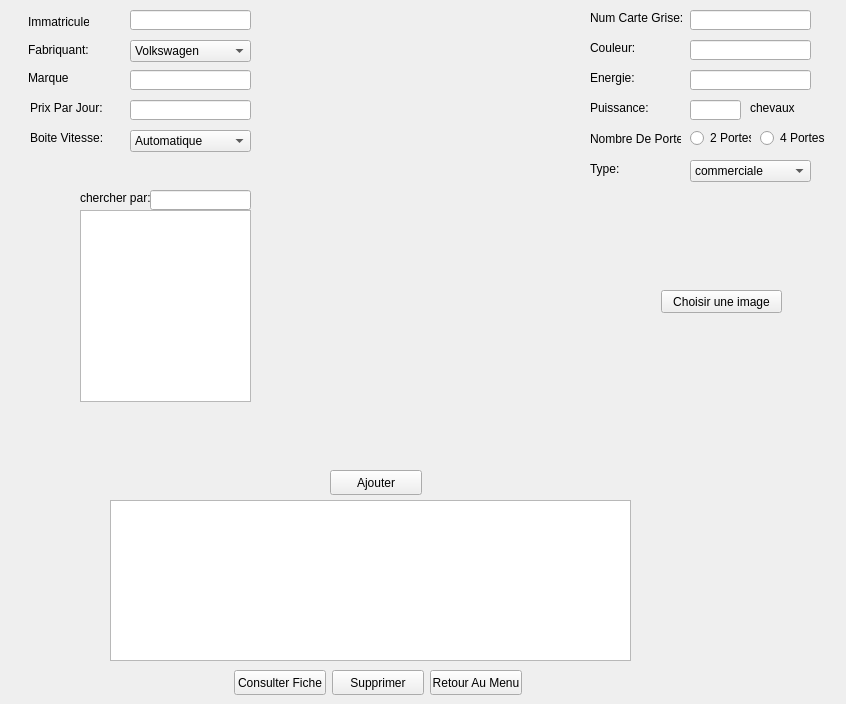
    <widget class="QWidget" name="gestionvoiture">
     <widget class="QLabel" name="label_23">
      <property name="geometry">
       <rect>
        <x>28</x>
        <y>14</y>
        <width>61</width>
        <height>16</height>
       </rect>
      </property>
      <property name="text">
       <string>Immatricule:</string>
      </property>
     </widget>
     <widget class="QLabel" name="label_24">
      <property name="geometry">
       <rect>
        <x>590</x>
        <y>40</y>
        <width>61</width>
        <height>16</height>
       </rect>
      </property>
      <property name="text">
       <string>Couleur:</string>
      </property>
     </widget>
     <widget class="QLabel" name="label_25">
      <property name="geometry">
       <rect>
        <x>28</x>
        <y>42</y>
        <width>61</width>
        <height>16</height>
       </rect>
      </property>
      <property name="text">
       <string>Fabriquant:</string>
      </property>
     </widget>
     <widget class="QLineEdit" name="grise">
      <property name="geometry">
       <rect>
        <x>690</x>
        <y>10</y>
        <width>121</width>
        <height>20</height>
       </rect>
      </property>
     </widget>
     <widget class="QLineEdit" name="imma">
      <property name="geometry">
       <rect>
        <x>130</x>
        <y>10</y>
        <width>121</width>
        <height>20</height>
       </rect>
      </property>
     </widget>
     <widget class="QLabel" name="label_26">
      <property name="geometry">
       <rect>
        <x>590</x>
        <y>10</y>
        <width>101</width>
        <height>16</height>
       </rect>
      </property>
      <property name="text">
       <string>Num Carte Grise:</string>
      </property>
     </widget>
     <widget class="QLineEdit" name="couleur">
      <property name="geometry">
       <rect>
        <x>690</x>
        <y>40</y>
        <width>121</width>
        <height>20</height>
       </rect>
      </property>
     </widget>
     <widget class="QLineEdit" name="energie">
      <property name="geometry">
       <rect>
        <x>690</x>
        <y>70</y>
        <width>121</width>
        <height>20</height>
       </rect>
      </property>
     </widget>
     <widget class="QLabel" name="label_27">
      <property name="geometry">
       <rect>
        <x>28</x>
        <y>70</y>
        <width>41</width>
        <height>16</height>
       </rect>
      </property>
      <property name="text">
       <string>Marque:</string>
      </property>
     </widget>
     <widget class="QLabel" name="label_28">
      <property name="geometry">
       <rect>
        <x>590</x>
        <y>70</y>
        <width>81</width>
        <height>16</height>
       </rect>
      </property>
      <property name="text">
       <string>Energie:</string>
      </property>
     </widget>
     <widget class="QLineEdit" name="marque">
      <property name="geometry">
       <rect>
        <x>130</x>
        <y>70</y>
        <width>121</width>
        <height>20</height>
       </rect>
      </property>
     </widget>
     <widget class="QLabel" name="label_29">
      <property name="geometry">
       <rect>
        <x>590</x>
        <y>100</y>
        <width>81</width>
        <height>16</height>
       </rect>
      </property>
      <property name="text">
       <string>Puissance:</string>
      </property>
     </widget>
     <widget class="QLineEdit" name="puissance">
      <property name="geometry">
       <rect>
        <x>690</x>
        <y>100</y>
        <width>51</width>
        <height>20</height>
       </rect>
      </property>
     </widget>
     <widget class="QLabel" name="label_30">
      <property name="geometry">
       <rect>
        <x>30</x>
        <y>100</y>
        <width>81</width>
        <height>16</height>
       </rect>
      </property>
      <property name="text">
       <string>Prix Par Jour:</string>
      </property>
     </widget>
     <widget class="QLineEdit" name="prixJour">
      <property name="geometry">
       <rect>
        <x>130</x>
        <y>100</y>
        <width>121</width>
        <height>20</height>
       </rect>
      </property>
     </widget>
     <widget class="QLabel" name="label_31">
      <property name="geometry">
       <rect>
        <x>30</x>
        <y>130</y>
        <width>81</width>
        <height>16</height>
       </rect>
      </property>
      <property name="text">
       <string>Boite Vitesse:</string>
      </property>
     </widget>
     <widget class="QRadioButton" name="portes4">
      <property name="geometry">
       <rect>
        <x>760</x>
        <y>130</y>
        <width>71</width>
        <height>16</height>
       </rect>
      </property>
      <property name="text">
       <string>4 Portes</string>
      </property>
     </widget>
     <widget class="QLabel" name="label_66">
      <property name="geometry">
       <rect>
        <x>590</x>
        <y>130</y>
        <width>91</width>
        <height>17</height>
       </rect>
      </property>
      <property name="text">
       <string>Nombre De Portes:</string>
      </property>
     </widget>
     <widget class="QRadioButton" name="portes2">
      <property name="geometry">
       <rect>
        <x>690</x>
        <y>130</y>
        <width>61</width>
        <height>16</height>
       </rect>
      </property>
      <property name="text">
       <string>2 Portes</string>
      </property>
     </widget>
     <widget class="QTableView" name="tableVoiture">
      <property name="geometry">
       <rect>
        <x>110</x>
        <y>500</y>
        <width>521</width>
        <height>161</height>
       </rect>
      </property>
     </widget>
     <widget class="QPushButton" name="menu">
      <property name="geometry">
       <rect>
        <x>430</x>
        <y>670</y>
        <width>92</width>
        <height>25</height>
       </rect>
      </property>
      <property name="text">
       <string>Retour Au Menu</string>
      </property>
     </widget>
     <widget class="QPushButton" name="suppV">
      <property name="geometry">
       <rect>
        <x>332</x>
        <y>670</y>
        <width>92</width>
        <height>25</height>
       </rect>
      </property>
      <property name="text">
       <string>Supprimer</string>
      </property>
     </widget>
     <widget class="QPushButton" name="consulter">
      <property name="geometry">
       <rect>
        <x>234</x>
        <y>670</y>
        <width>92</width>
        <height>25</height>
       </rect>
      </property>
      <property name="text">
       <string>Consulter Fiche</string>
      </property>
     </widget>
     <widget class="QPushButton" name="ajouterV">
      <property name="geometry">
       <rect>
        <x>330</x>
        <y>470</y>
        <width>92</width>
        <height>25</height>
       </rect>
      </property>
      <property name="text">
       <string>Ajouter</string>
      </property>
     </widget>
     <widget class="QTableView" name="tableAgence">
      <property name="geometry">
       <rect>
        <x>80</x>
        <y>210</y>
        <width>171</width>
        <height>192</height>
       </rect>
      </property>
     </widget>
     <widget class="QLabel" name="label_77">
      <property name="geometry">
       <rect>
        <x>80</x>
        <y>190</y>
        <width>71</width>
        <height>16</height>
       </rect>
      </property>
      <property name="text">
       <string>chercher par:</string>
      </property>
     </widget>
     <widget class="QLineEdit" name="rechAgence">
      <property name="geometry">
       <rect>
        <x>150</x>
        <y>190</y>
        <width>101</width>
        <height>20</height>
       </rect>
      </property>
     </widget>
     <widget class="QLabel" name="label_78">
      <property name="geometry">
       <rect>
        <x>590</x>
        <y>160</y>
        <width>44</width>
        <height>17</height>
       </rect>
      </property>
      <property name="text">
       <string>Type:</string>
      </property>
     </widget>
     <widget class="QLabel" name="imgVoiture">
      <property name="geometry">
       <rect>
        <x>596</x>
        <y>200</y>
        <width>241</width>
        <height>201</height>
       </rect>
      </property>
      <property name="text">
       <string/>
      </property>
     </widget>
     <widget class="QPushButton" name="pushButton">
      <property name="geometry">
       <rect>
        <x>661</x>
        <y>290</y>
        <width>121</width>
        <height>23</height>
       </rect>
      </property>
      <property name="text">
       <string>Choisir une image</string>
      </property>
     </widget>
     <widget class="QLabel" name="label_50">
      <property name="geometry">
       <rect>
        <x>750</x>
        <y>100</y>
        <width>81</width>
        <height>16</height>
       </rect>
      </property>
      <property name="text">
       <string>chevaux</string>
      </property>
     </widget>
     <widget class="QComboBox" name="fabr">
      <property name="geometry">
       <rect>
        <x>130</x>
        <y>40</y>
        <width>121</width>
        <height>22</height>
       </rect>
      </property>
      <item>
       <property name="text">
        <string>Volkswagen</string>
       </property>
      </item>
      <item>
       <property name="text">
        <string>Toyota</string>
       </property>
      </item>
      <item>
       <property name="text">
        <string>General Motors</string>
       </property>
      </item>
      <item>
       <property name="text">
        <string>Hyundai</string>
       </property>
      </item>
      <item>
       <property name="text">
        <string>Ford</string>
       </property>
      </item>
      <item>
       <property name="text">
        <string>Nissan</string>
       </property>
      </item>
      <item>
       <property name="text">
        <string>Honda</string>
       </property>
      </item>
      <item>
       <property name="text">
        <string>Fiat</string>
       </property>
      </item>
      <item>
       <property name="text">
        <string>Renault</string>
       </property>
      </item>
     </widget>
     <widget class="QComboBox" name="boite">
      <property name="geometry">
       <rect>
        <x>130</x>
        <y>130</y>
        <width>121</width>
        <height>22</height>
       </rect>
      </property>
      <item>
       <property name="text">
        <string>Automatique</string>
       </property>
      </item>
      <item>
       <property name="text">
        <string>Manuel</string>
       </property>
      </item>
     </widget>
     <widget class="QComboBox" name="comboBox_3">
      <property name="geometry">
       <rect>
        <x>690</x>
        <y>160</y>
        <width>121</width>
        <height>22</height>
       </rect>
      </property>
      <item>
       <property name="text">
        <string>commerciale</string>
       </property>
      </item>
      <item>
       <property name="text">
        <string>familiale</string>
       </property>
      </item>
     </widget>
    </widget>
